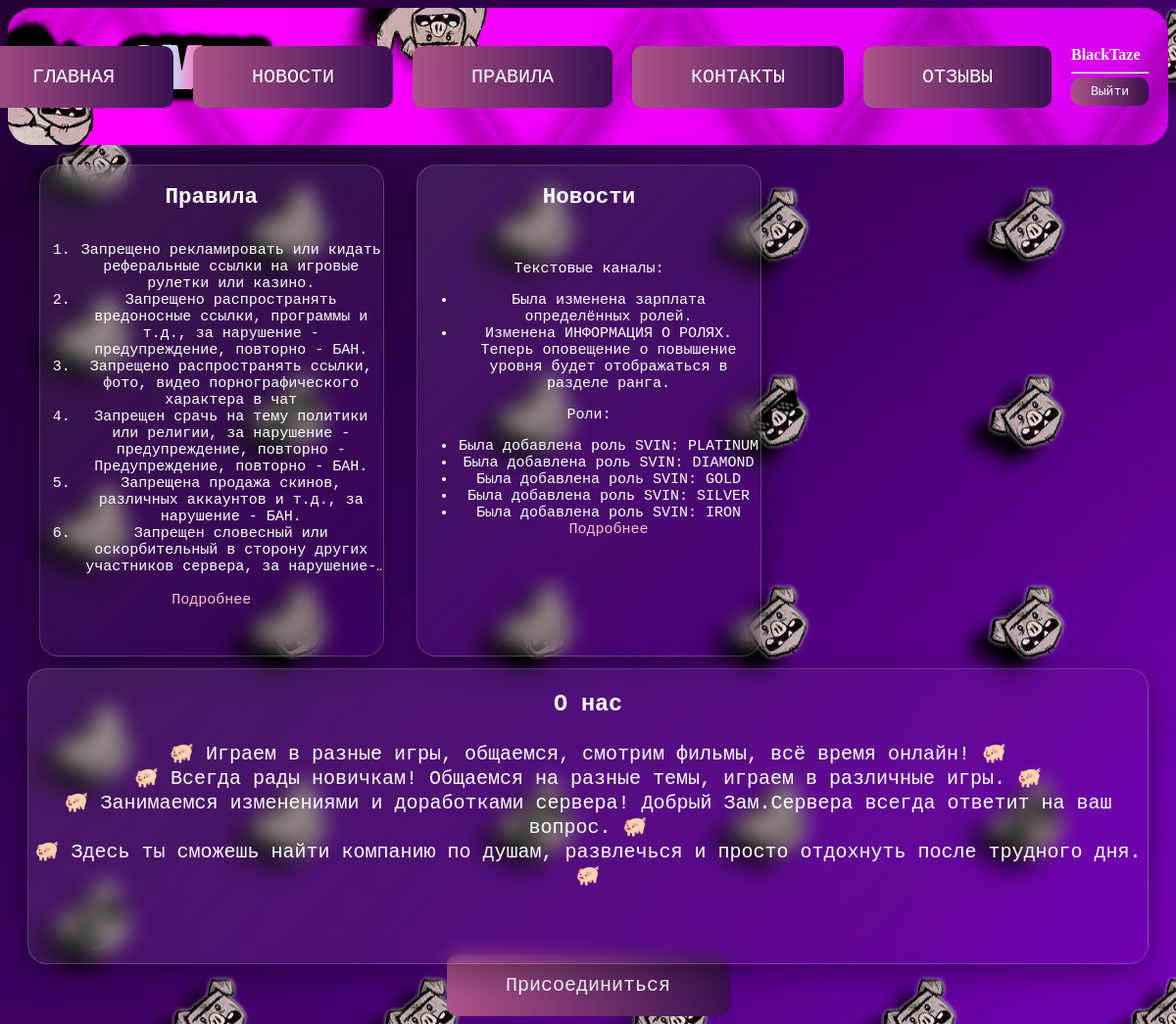
Page /SVIN/ (signed in) on the committed database.
### SVIN_main/models.py (models this page shows)
class Rules(models.Model):
    content = models.TextField(null=True, verbose_name="Правила")

class News(models.Model):
    title = models.CharField(max_length=50, null=True, verbose_name="Заголовок")
    content = models.TextField(null=True, blank=True, verbose_name="Основная часть")
    published = models.DateTimeField(auto_now_add=True, db_index=True, verbose_name="Опубликовано")

### SVIN_main/views.py (the view)
# urls.py: path("", index, name="index"),
def index(request):
    news_last = News.objects.latest("published")
    rules = Rules.objects.get(id=1)
    context = {"news_last": news_last, "rules":rules}
    return render(request,"SVIN_main/index.html",context)

### SVIN_main/templates/SVIN_main/index.html
{% extends 'SVIN_main/layout/basic.html' %}
{% block content %}
	<div align="center" class="container">
			<div class="itemrules glass">
			<h2>Правила</h2>
			<span class="rulesmain"> {{ rules.content | safe }} </span><br>
				<a href="{% url "rules" %}" class="more">Подробнее</a>
		</div>
		<div class="itemnews glass">
			<h2>Новости</h2>
			<p>
				{{ news_last.content |safe }}
				<a href="{% url "news" %}" class="more">Подробнее</a>
			</p>
		</div>
		<div class="discord">
			<iframe src="https://discord.com/widget?id=469460755595395072&theme=dark"
			width="350" height="500" allowtransparency="true" frameborder="0"
			sandbox="allow-popups allow-popups-to-escape-sandbox allow-same-origin allow-scripts">
			</iframe>
		</div>
		<div class="about glass">
			<h3>О нас</h3>
			<p>
				🐖 Играем в разные игры, общаемся, смотрим фильмы, всё время онлайн! 🐖<br>
				🐖 Всегда рады новичкам! Общаемся на разные темы, играем в различные игры. 🐖<br>
				🐖 Занимаемся изменениями и доработками сервера! Добрый Зам.Сервера всегда ответит на ваш вопрос. 🐖<br>
				🐖 Здесь ты сможешь найти компанию по душам, развлечься и просто отдохнуть после трудного дня. 🐖
			</p>
		</div>
		<div class="buttonbox">
			<a class="button" href="" >Присоединиться</a>
		</div>
	</div>
{% endblock content %}

### SVIN_main/templates/SVIN_main/layout/basic.html (shortened to what this page needs)
{% load static %}
<!DOCTYPE html>
<html>
<head>
	<link rel="stylesheet" href="{% static "SVIN_main/style.css" %}">
</head>
<body>
	<div class="hat_and_nav">
		<nav class="nav">
			<a href="{% url "index" %}" class="button">ГЛАВНАЯ</a>
			<a href="{% url "news" %}" class="button">НОВОСТИ</a>
			<a href="{% url "rules" %}" class="button">ПРАВИЛА</a>
			<a href="{% url "contacts" %}" class="button">КОНТАКТЫ</a>
			<a href="{% url "reviews" %}" class="button">ОТЗЫВЫ</a>
			<div class="login">
				{% if request.user.is_authenticated %}
				<span style="color: white; text-align : center"><b>{{ request.user.username }} </b></span>
				<hr>
				<a class="buttonr" href="{% url "logout" %}">Выйти</a>
				{% else %}
				<a class="buttonr" href="{% url "register" %}">Регистрация</a>
				<hr>
				<a class="buttonr" href="{% url "login" %}">Войти</a>
				{% endif %}
			</div>
		</nav>
	</div>
	<section>
	{% block content %}
	{% endblock content %}
	</section>
</body>
</html>

### SVIN_main/static/SVIN_main/style.css (style rules this page uses)
body { background-image: url(svinbackground.jpg); }
.container { display: flex; flex-wrap: wrap; justify-content: space-around ; gap: 10px; padding: 20px; }
.itemrules , .itemnews { color: white; border: 10px solid brown; height: 500px; width: 350px; font-family: monospace; font-size: 15px; transition: transform 0.3s ease-in-out; }
.about { background-color: gray; border: 10px solid brown; height: 300px; color: white; font-family: monospace; font-size: 20px; background-image: url(svinbackground.jpg); transition: transform 0.3s ease-in-out; }
.discord { transition: transform 0.3s ease-in-out; }
.button { font-size: 20px; font-family: monospace; text-decoration: none; color: white; background: linear-gradient(to left, #ad5389,#3c1053,#ad5389); padding: 20px 60px; border-radius: 10px; background-size: 200%; transition: 0.5s; }
.buttonr { font-size: 13px; font-family: monospace; text-decoration: none; color: white; background: linear-gradient(to left, #ad5389,#3c1053,#ad5389); padding: 7px 20px; border-radius: 10px; background-size: 200%; transition: 0.5s; text-align: center; }
.buttonbox { align-self: center; }
.glass { background: linear-gradient(135deg,rgba(255, 255, 255, 0.1),rgba(255, 255, 255, 0)); backdrop-filter: blur(10px); -webkit-backdrop-filter: blur(10px); border-radius: 20px; border: 1px solid rgba(255, 255, 255, 0.18); box-shadow: 0 8px 32px 0 rgba(0, 0, 0, 0.37); }
.hat_and_nav { display: flex; justify-content: flex-end; gap: 20px; align-items: center; padding: 20px; background-image: url(svinhat.jpg); border-radius: 25px; height: 100px; }
.nav { display: flex; gap: 20px }
.more { text-decoration: none; color: pink; }
.rulesmain { display: -webkit-box; max-width: 350px; -webkit-line-clamp: 20; -webkit-box-orient: vertical; overflow: hidden; }

### rows in the picture
Rules: content "Запрещено рекламировать или кидать реферальные ссылки на игровые рулетки или казино. Запрещено распространять вредоносные ссылки, программы и т.д., за нарушение - предупреждение, повторно - БАН. Запрещено распространять ссылки, фото, видео порнографического характера в чат Запрещен срачь на тему политики или религии, за нарушение - предупреждение, повторно - Предупреждение, повторно - БАН. Запрещена продажа скинов, различных аккаунтов и т.д., за нарушение - БАН. Запрещен словесный или оскорбительный в сторону других участников сервера, за…"
News: content "Текстовые каналы: Была изменена зарплата определённых ролей. Изменена ИНФОРМАЦИЯ О РОЛЯХ. Теперь оповещение о повышение уровня будет отображаться в разделе ранга. Роли: Была добавлена роль SVIN: PLATINUM Была добавлена роль SVIN: DIAMOND Была добавлена роль SVIN: GOLD Была добавлена роль SVIN: SILVER Была добавлена роль SVIN: IRON"

### other values in the picture
{{ request.user.username }} "BlackTaze"
